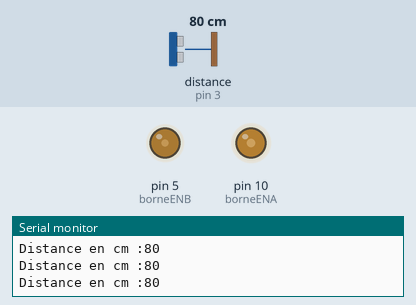
A sketch run on a simulated Arduino Mega 2560, built with avr-gcc and run on an emulated ATmega2560. Parts: output pins drawn as LEDs (lit = HIGH), the last lines printed to the serial monitor. Wiring (inferred from the names in the program): ultrasonic range finder: trigger pin 2; echo pin 3. The inputs (shaded band) are chosen by the test bench; at power-on: distance to the obstacle (sensor on pin 3) 80 cm. The echo pulse lasts 58.3 µs per cm; pins used as bus, display or sensor lines are not drawn.

Above: at 1.2 s.
1.3 s: distance to the obstacle (sensor on pin 3) set to 10 cm
4.3 s: distance to the obstacle (sensor on pin 3) set to 7 cm
At 5.22 s:
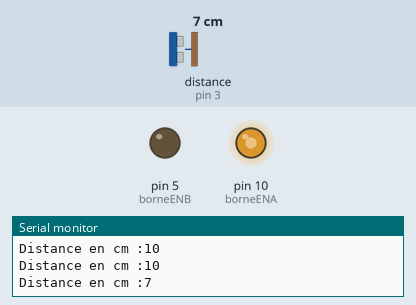
At 6.58 s:
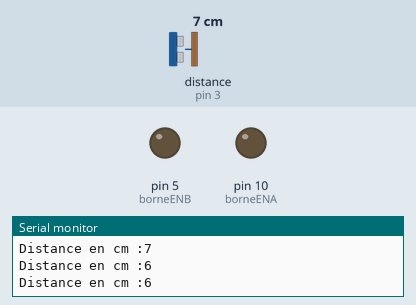
7.3 s: distance to the obstacle (sensor on pin 3) set to 9 cm
9.1 s: distance to the obstacle (sensor on pin 3) set to 2 cm
At 9.32 s:
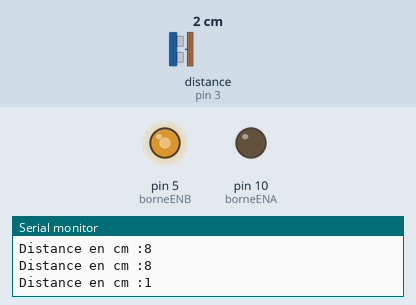
Timing chart, 0 to 13.1 s (numbered marks = the images above; inputs shaded):
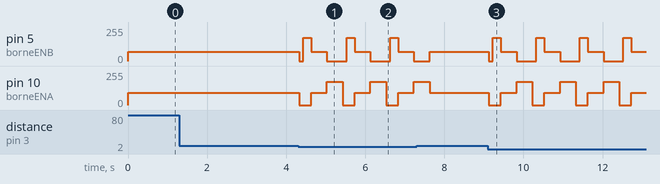

The sketch:

V1.ino
```cpp
int trig = 2;
int echo = 3;
long lecture_echo;
long cm;

#define borneENA        10      // On associe la borne "ENA" du L298N à la pin D10 de l'Arduino (PWM possible sur cette broche)
#define borneIN1        22       // On associe la borne "IN" du L298N à la pin D9 de l'Arduino
#define borneIN2        23       // On associe la borne "IN2" du L298N à la pin D8 de l'Arduino
#define borneIN3        24       // On associe la borne "IN3" du L298N à la pin D7 de l'Arduino
#define borneIN4        25       // On associe la borne "IN4" du L298N à la pin D6 de l'Arduino
#define borneENB        5       // On associe la borne "ENB" du L298N à la pin D5 de l'Arduino (PWM possible sur cette broche)

const char MARCHE_AVANT   = 'V';            // Défini une constante pour la "marche avant" (peu importe la valeur)
const char MARCHE_ARRIERE = 'R';            // Défini une constante pour la "marche arrière" (peu importe la valeur)

#define delaiChangementVitesse     20       // Défini un petit délai, exprimé en millisecondes, avant tout autre changement de vitesse
#define vitesseMinimale            60       // Rapport cylique minimal du signal PWM, pour faire tourner le moteur au minimum de sa vitesse (en pratique, on évitera de trop approcher la valeur  0)
#define vitesseMaximale            70        // Rapport cylique maximal du signal PWM, pour faire tourner le moteur au maximum de sa vitesse

void setup(){
  Serial.begin(9600);
  Serial.println("Start!");

pinMode(trig, OUTPUT);
digitalWrite(trig, LOW);
pinMode(echo, INPUT);


}

//differente loop
void avant() {

// On configure le sens de rotation du moteur branché sur le pont A en "marche avant"
configurerSensDeRotationPontA(MARCHE_AVANT);
// On démarre le moteur raccordé au pont A à la vitesse maximale
changeVitesseMoteurPontA(vitesseMaximale*1.3);
// On configure le sens de rotation du moteur branché sur le pont B en "marche avant"
configurerSensDeRotationPontB(MARCHE_AVANT);
// On démarre le moteur raccordé au pont B à la vitesse maximale
changeVitesseMoteurPontB(vitesseMaximale);
}


void tournerdroite() {

// On configure le sens de rotation du moteur branché sur le pont A en "marche avant"
configurerSensDeRotationPontA(MARCHE_ARRIERE);
// On démarre le moteur raccordé au pont A à la vitesse maximale
changeVitesseMoteurPontA(0);
// On configure le sens de rotation du moteur branché sur le pont B en "marche avant"
configurerSensDeRotationPontB(MARCHE_ARRIERE);
// On démarre le moteur raccordé au pont B à la vitesse maximale
changeVitesseMoteurPontB(vitesseMaximale*2.5);
}


void tournergauche() {
// On configure le sens de rotation du moteur branché sur le pont A en "marche avant"
configurerSensDeRotationPontA(MARCHE_ARRIERE);
// On démarre le moteur raccordé au pont A à la vitesse maximale
changeVitesseMoteurPontA(vitesseMaximale*2.5);
// On configure le sens de rotation du moteur branché sur le pont B en "marche avant"
configurerSensDeRotationPontB(MARCHE_ARRIERE);
// On démarre le moteur raccordé au pont B à la vitesse maximale
changeVitesseMoteurPontB(0);

}

void arretermouvement() {


  // On met la vitesse de deux moteur a 0
  changeVitesseMoteurPontA(0);
  changeVitesseMoteurPontB(0);
}

void configurerSensDeRotationPontA(char sensDeRotation) {

  if(sensDeRotation == MARCHE_ARRIERE) {
    // Configuration du L298N en "marche avant", pour le moteur connecté au pont A. Selon sa table de vérité, il faut que :
    digitalWrite(borneIN1, HIGH);                 // L'entrée IN1 doit être au niveau haut
    digitalWrite(borneIN2, LOW);                  // L'entrée IN2 doit être au niveau bas
  }
  if(sensDeRotation == MARCHE_AVANT) {
    // Configuration du L298N en "marche arrière", pour le moteur câblé sur le pont A. Selon sa table de vérité, il faut que :
    digitalWrite(borneIN1, LOW);                  // L'entrée IN1 doit être au niveau bas
    digitalWrite(borneIN2, HIGH);                 // L'entrée IN2 doit être au niveau haut
  }
}


void changeVitesseMoteurPontA(int nouvelleVitesse) {
  // Génère un signal PWM permanent, de rapport cyclique égal à "nouvelleVitesse" (valeur comprise entre 0 et 255)
  analogWrite(borneENA, nouvelleVitesse);
}


void configurerSensDeRotationPontB(char sensDeRotation) {
  if(sensDeRotation == MARCHE_ARRIERE) {
    digitalWrite(borneIN3, HIGH);
    digitalWrite(borneIN4, LOW);
  }
  if(sensDeRotation == MARCHE_AVANT) {
    digitalWrite(borneIN3, LOW);
    digitalWrite(borneIN4, HIGH);
  }
}


void changeVitesseMoteurPontB(int nouvelleVitesse) {
  // Génère un signal PWM permanent, de rapport cyclique égal à "nouvelleVitesse" (valeur comprise entre 0 et 255)
  analogWrite(borneENB, nouvelleVitesse);
}

void loop(){

  digitalWrite(trig, HIGH);
  delayMicroseconds(0);
  digitalWrite(trig, LOW);
  lecture_echo = pulseIn(echo,HIGH);
  cm = lecture_echo /58;
  Serial.print("Distance en cm :");
  Serial.println(cm);

  avant();

  if ( cm < 8 ){
    arretermouvement();
    delay(100);
    tournerdroite();
    delay(200);
    avant();
    delay(400);
    tournergauche();
    delay(400);
 // while(blancdroite == 1 && blancgauche==1); {
  //  avant();
 // }

  }

}
```

Measured:
- the behaviour switches between 9 and 8 cm on distance to the obstacle (sensor on pin 3) (found by bisection; images 0 and 1)
- after the input at 4.3 s, pin 5 (borneENB): 70/255 → 0/255 at once, then repeats every 1.1 s: 175/255 0.20 s, 70/255 0.40 s, 0/255 0.50 s; pin 10 (borneENA): 91/255 → 0/255 at once, then repeats every 1.1 s: 91/255 0.40 s, 175/255 0.40 s, 0/255 0.30 s
- after the input at 9.1 s, pin 5 (borneENB): 70/255 → 0/255 at once, then repeats every 1.1 s: 175/255 0.20 s, 70/255 0.40 s, 0/255 0.50 s; pin 10 (borneENA): 91/255 → 0/255 at once, then repeats every 1.1 s: 91/255 0.40 s, 175/255 0.40 s, 0/255 0.30 s
